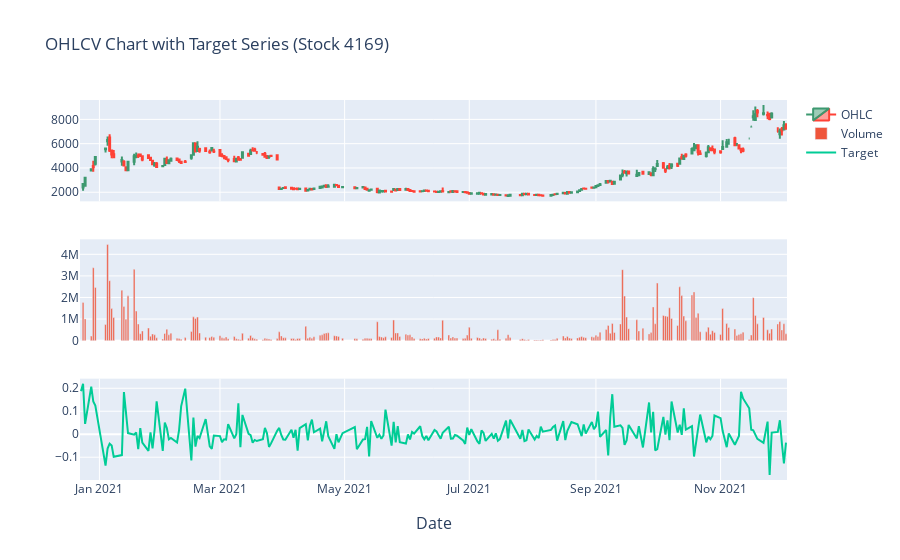

The cell this chart's notebook holds for it:
### Code cell
tm_max = target_mean_per_stock.max()
stock_tm_max = target_mean_per_stock[target_mean_per_stock == tm_max].index.values[0]

print(f"Stock with max target mean is {stock_tm_max}.")
plot_candle_with_target(stock_tm_max)

### Figure 1 — Plotly figure (JSON) as saved in the notebook; plotly's stock layout.template omitted (floating-point values rounded to 4 significant figures; data arrays with more than 128 entries replaced by an {"elided": "..."} marker saying what was removed)
{"data": [{"close": {"elided": "232 int values"}, "high": {"elided": "232 int values"}, "low": {"elided": "232 int values"}, "name": "OHLC", "open": {"elided": "232 int values"}, "type": "candlestick", "x": {"elided": "232 str values"}, "xaxis": "x", "yaxis": "y"}, {"name": "Volume", "type": "bar", "x": {"elided": "232 str values"}, "xaxis": "x2", "y": {"elided": "232 int values"}, "yaxis": "y2"}, {"name": "Target", "type": "scatter", "x": {"elided": "232 str values"}, "xaxis": "x3", "y": {"elided": "232 float values"}, "yaxis": "y3"}], "layout": {"annotations": [{"font": {"size": 16}, "showarrow": false, "text": "Date", "x": 0.5, "xanchor": "center", "xref": "paper", "y": 0, "yanchor": "top", "yref": "paper", "yshift": -30}], "title": {"text": "OHLCV Chart with Target Series (Stock 4169)"}, "xaxis": {"anchor": "y", "domain": [0, 1], "matches": "x3", "rangeslider": {"visible": false}, "showticklabels": false}, "xaxis2": {"anchor": "y2", "domain": [0, 1], "matches": "x3", "showticklabels": false}, "xaxis3": {"anchor": "y3", "domain": [0, 1]}, "yaxis": {"anchor": "x", "domain": [0.7333, 1]}, "yaxis2": {"anchor": "x2", "domain": [0.3667, 0.6333]}, "yaxis3": {"anchor": "x3", "domain": [0, 0.2667]}}}
